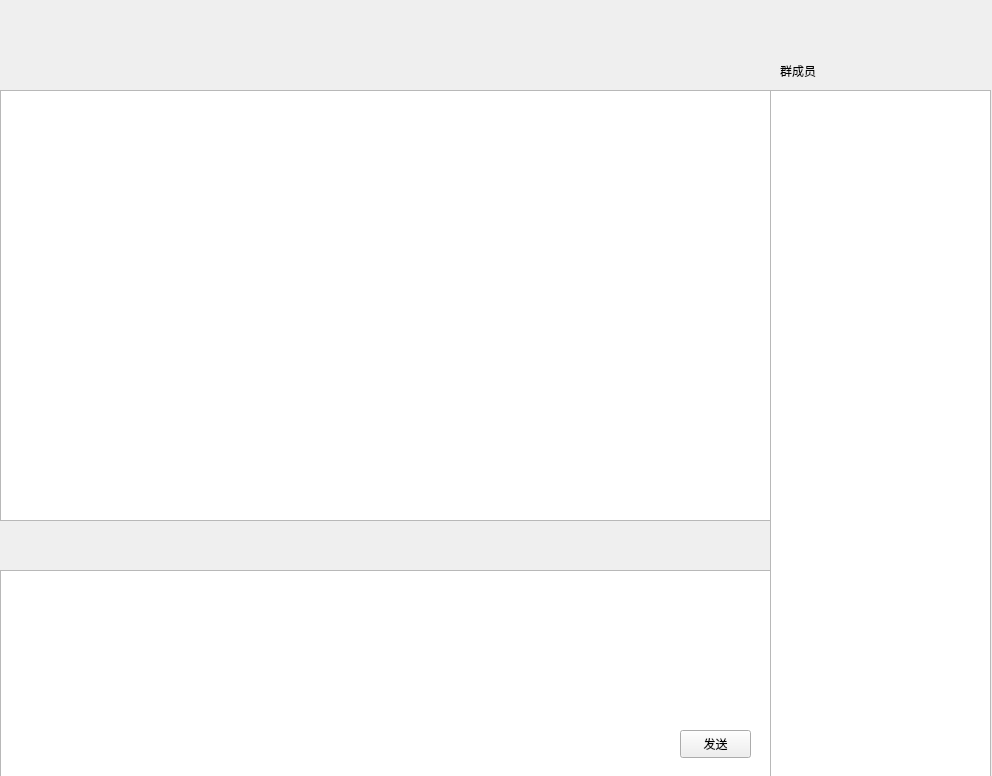
<?xml version="1.0" encoding="UTF-8"?>
<ui version="4.0">
 <class>Form</class>
 <widget class="QWidget" name="Form">
  <property name="geometry">
   <rect>
    <x>0</x>
    <y>0</y>
    <width>992</width>
    <height>776</height>
   </rect>
  </property>
  <property name="windowTitle">
   <string>Form</string>
  </property>
  <widget class="QTextEdit" name="m_textEdt">
   <property name="geometry">
    <rect>
     <x>0</x>
     <y>570</y>
     <width>771</width>
     <height>211</height>
    </rect>
   </property>
  </widget>
  <widget class="QListWidget" name="m_listWgt">
   <property name="geometry">
    <rect>
     <x>0</x>
     <y>90</y>
     <width>771</width>
     <height>431</height>
    </rect>
   </property>
  </widget>
  <widget class="QToolButton" name="s_pic">
   <property name="geometry">
    <rect>
     <x>0</x>
     <y>520</y>
     <width>51</width>
     <height>51</height>
    </rect>
   </property>
   <property name="cursor">
    <cursorShape>PointingHandCursor</cursorShape>
   </property>
   <property name="toolTip">
    <string>发送图片</string>
   </property>
   <property name="text">
    <string/>
   </property>
   <property name="icon">
    <iconset>
     <normaloff>Talker/img/pic.png</normaloff>Talker/img/pic.png</iconset>
   </property>
   <property name="autoRaise">
    <bool>true</bool>
   </property>
  </widget>
  <widget class="QToolButton" name="s_file">
   <property name="geometry">
    <rect>
     <x>50</x>
     <y>520</y>
     <width>51</width>
     <height>51</height>
    </rect>
   </property>
   <property name="cursor">
    <cursorShape>PointingHandCursor</cursorShape>
   </property>
   <property name="toolTip">
    <string>发送文件</string>
   </property>
   <property name="text">
    <string/>
   </property>
   <property name="icon">
    <iconset>
     <normaloff>Talker/img/file.png</normaloff>Talker/img/file.png</iconset>
   </property>
   <property name="autoRaise">
    <bool>true</bool>
   </property>
  </widget>
  <widget class="QPushButton" name="m_submitBtn">
   <property name="geometry">
    <rect>
     <x>680</x>
     <y>730</y>
     <width>71</width>
     <height>28</height>
    </rect>
   </property>
   <property name="cursor">
    <cursorShape>PointingHandCursor</cursorShape>
   </property>
   <property name="toolTip">
    <string>发送</string>
   </property>
   <property name="text">
    <string>发送</string>
   </property>
  </widget>
  <widget class="QLabel" name="lblHead">
   <property name="geometry">
    <rect>
     <x>20</x>
     <y>10</y>
     <width>60</width>
     <height>60</height>
    </rect>
   </property>
   <property name="font">
    <font>
     <family>黑体</family>
    </font>
   </property>
   <property name="frameShape">
    <enum>QFrame::NoFrame</enum>
   </property>
   <property name="text">
    <string/>
   </property>
   <property name="scaledContents">
    <bool>true</bool>
   </property>
  </widget>
  <widget class="QLabel" name="lblName">
   <property name="geometry">
    <rect>
     <x>110</x>
     <y>10</y>
     <width>151</width>
     <height>31</height>
    </rect>
   </property>
   <property name="font">
    <font>
     <family>黑体</family>
     <pointsize>11</pointsize>
    </font>
   </property>
   <property name="text">
    <string/>
   </property>
  </widget>
  <widget class="QLabel" name="lblId">
   <property name="geometry">
    <rect>
     <x>110</x>
     <y>40</y>
     <width>151</width>
     <height>31</height>
    </rect>
   </property>
   <property name="font">
    <font>
     <family>黑体</family>
    </font>
   </property>
   <property name="text">
    <string/>
   </property>
   <property name="textInteractionFlags">
    <set>Qt::LinksAccessibleByMouse</set>
   </property>
  </widget>
  <widget class="QToolButton" name="closeBt">
   <property name="geometry">
    <rect>
     <x>960</x>
     <y>0</y>
     <width>31</width>
     <height>31</height>
    </rect>
   </property>
   <property name="toolTip">
    <string>关闭</string>
   </property>
   <property name="text">
    <string/>
   </property>
   <property name="icon">
    <iconset>
     <normaloff>Talker/img/wclose.png</normaloff>Talker/img/wclose.png</iconset>
   </property>
   <property name="autoRaise">
    <bool>true</bool>
   </property>
  </widget>
  <widget class="QToolButton" name="recordBt">
   <property name="geometry">
    <rect>
     <x>710</x>
     <y>518</y>
     <width>51</width>
     <height>51</height>
    </rect>
   </property>
   <property name="cursor">
    <cursorShape>PointingHandCursor</cursorShape>
   </property>
   <property name="toolTip">
    <string>查看历史消息</string>
   </property>
   <property name="text">
    <string/>
   </property>
   <property name="icon">
    <iconset>
     <normaloff>Talker/img/history.png</normaloff>Talker/img/history.png</iconset>
   </property>
   <property name="autoRaise">
    <bool>true</bool>
   </property>
  </widget>
  <widget class="QLabel" name="label">
   <property name="geometry">
    <rect>
     <x>780</x>
     <y>60</y>
     <width>151</width>
     <height>21</height>
    </rect>
   </property>
   <property name="text">
    <string>群成员</string>
   </property>
  </widget>
  <widget class="QListWidget" name="listWidget">
   <property name="geometry">
    <rect>
     <x>770</x>
     <y>90</y>
     <width>221</width>
     <height>691</height>
    </rect>
   </property>
  </widget>
 </widget>
 <resources/>
 <connections/>
</ui>
